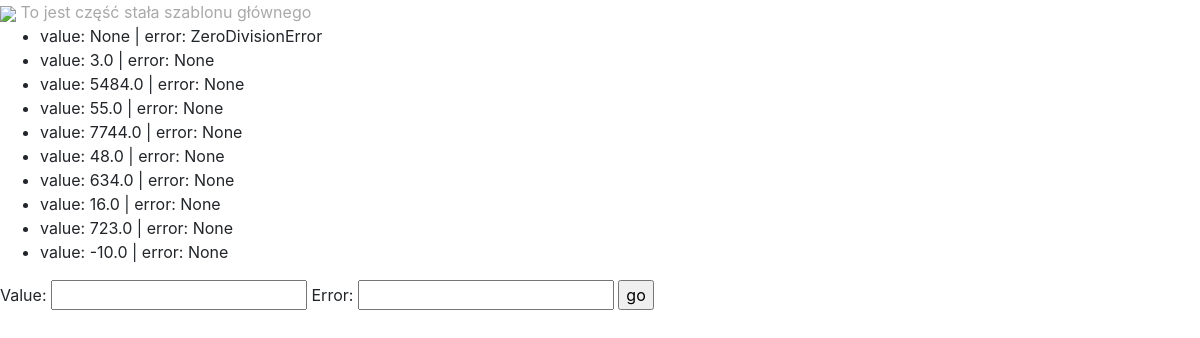
/maths/results/, run on the app's committed database.
### maths/models.py (models this page shows)
class Result(models.Model):
    value = models.FloatField(blank=True, null=True, unique=True)
    error = models.CharField(
        max_length=255,
        null=True,
        blank=True,
        unique=True
    )
    def __str__(self):
        return f"value: {self.value} | error: {self.error}"
    """
    # constraint/więzy coby w bazie result wartość miało albo tylko value albo tylko result
    class Meta:
        constraints = [
            models.CheckConstraint(
                name="%(app_label)s_%(class)s_value_error_together",
                check=(
                        models.Q(
                            value__isnull=False,
                            error__isnull=True,
                        )
                        | models.Q(
                            value__isnull=True,
                            error__isnull=False,
                        )
                     ),
                )
           ]
    """

### maths/views.py (the view, shortened to what this page needs)
# urls.py: path('results/', results_list, name="results"),
def results_list(request):
    form = ResultForm()
    results = Result.objects.all()
    return render(
        request=request,
        template_name="maths/results.html",
        context={
            "results": results,
            "form": form
        }
    )

### maths/forms.py (shortened to what this page needs)
class ResultForm(forms.ModelForm):
    class Meta:
        model = Result
        fields = '__all__'

### maths/templates/maths/results.html (shortened to what this page needs)
{% extends "maths/main.html" %}
{% block content %}
   <ul>
       {% for r in results %}
           <li>{{ r }}</li>
       {% endfor %}
   </ul>
   <form method="post">
   {{ form.as_table }}
   <input type="submit" value="go">
</form>
{% endblock %}

### data on the page
Result: value+error "value: None | error: ZeroDivisionError"
Result: value+error "value: 3.0 | error: None"
Result: value+error "value: 5484.0 | error: None"
Result: value+error "value: 55.0 | error: None"
Result: value+error "value: 7744.0 | error: None"
Result: value+error "value: 48.0 | error: None"
Result: value+error "value: 634.0 | error: None"
Result: value+error "value: 16.0 | error: None"
Result: value+error "value: 723.0 | error: None"
Result: value+error "value: -10.0 | error: None"
